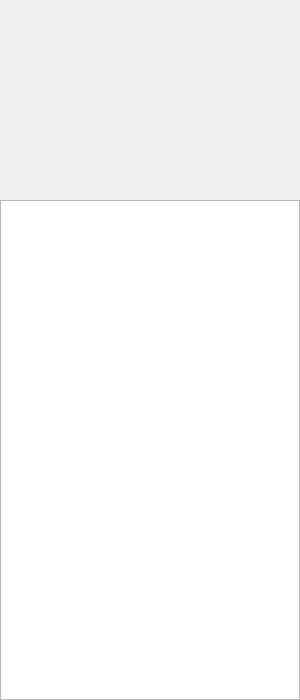
<?xml version="1.0" encoding="UTF-8"?>
<ui version="4.0">
 <class>Widget</class>
 <widget class="QWidget" name="Widget">
  <property name="geometry">
   <rect>
    <x>0</x>
    <y>0</y>
    <width>300</width>
    <height>700</height>
   </rect>
  </property>
  <property name="windowTitle">
   <string>Widget</string>
  </property>
  <widget class="QListWidget" name="listWidget">
   <property name="geometry">
    <rect>
     <x>0</x>
     <y>200</y>
     <width>300</width>
     <height>500</height>
    </rect>
   </property>
  </widget>
  <widget class="QLabel" name="UserName">
   <property name="geometry">
    <rect>
     <x>20</x>
     <y>40</y>
     <width>100</width>
     <height>30</height>
    </rect>
   </property>
   <property name="text">
    <string/>
   </property>
   <property name="alignment">
    <set>Qt::AlignCenter</set>
   </property>
  </widget>
 </widget>
 <resources/>
 <connections/>
</ui>
